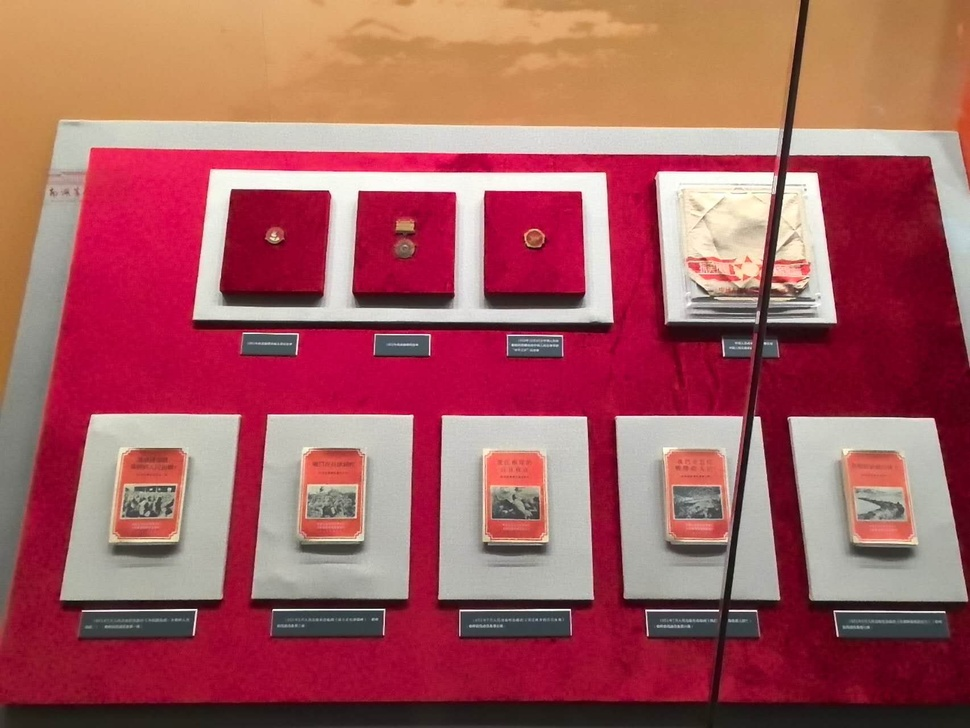
#> input picture 嘉兴实践/展品照片/img_60c5907f0e14.jpg, 970 x 728 px, shrunk from 1706 x 1280 before the run
$ python -i segmenter.py   (imports and definitions only)
#> lines starting #> are read from the running program, lines starting #| are printed output that depends on the picture
#> further down, picture is the input picture: shape (728, 970, 3); mean B, G, R 96.6, 93.4, 166.2
"""Vision→3D 测量管线 — 区域分割 (Node 2)

Felzenszwalb 自适应分割 + HSV 巴氏距离合并 + 质量评估 + 重试机制。
"""

import numpy as np
import cv2
from skimage import segmentation, measure, color


# ═══════════════════════════════════════════════════════════
# 可调参数表
# ═══════════════════════════════════════════════════════════

# 三组 Felzenszwalb 参数 (scale, sigma, min_size)
# 第一组保守、第二组激进、第三组更激进（降级路径）
FELZ_PARAMS = [
    (100.0, 0.8, 200),
    (200.0, 0.6, 100),
    (300.0, 0.5, 50),
]

# HSV 合并阈值 (Bhattacharyya distance)
BHATTA_THRESHOLD = 0.3

# 小特征保护：面积比超过此阈值不合并相邻 region
AREA_RATIO_LIMIT = 10.0

# 质量评估阈值
QUALITY_GOOD_REGION_RANGE = (3, 50)       # 合理的 region 数量
QUALITY_BODY_RATIO_MIN = 0.15             # dominant region 应占 >= 15%
QUALITY_SMALL_REGION_MAX_RATIO = 0.30     # 小 region 占比上限


# ═══════════════════════════════════════════════════════════
# HSV 巴氏距离合并
# ═══════════════════════════════════════════════════════════

def _bhattacharyya_distance(h1: np.ndarray, h2: np.ndarray) -> float:
    """Compute Bhattacharyya distance between two HSV histograms.

    Returns value in [0, inf), where 0 = identical distributions.
    """
    # Normalize histograms to probability distributions
    h1 = h1.astype(np.float64) / max(h1.sum(), 1e-10)
    h2 = h2.astype(np.float64) / max(h2.sum(), 1e-10)
    # Bhattacharyya coefficient
    bc = np.sqrt(np.clip(h1 * h2, 0, None)).sum()
    return -np.log(max(bc, 1e-10))


def _compute_hsv_hist(image: np.ndarray, mask: np.ndarray, bins: int = 32) -> np.ndarray:
    """Compute HSV histogram for a masked region."""
    hsv = cv2.cvtColor(image, cv2.COLOR_BGR2HSV)
    # Flatten masked pixels
    pixels = hsv[mask > 0]
    if len(pixels) == 0:
        return np.zeros(bins * 3)
    # Compute 1D histogram per channel (stacked)
    hist = np.concatenate([
        np.histogram(pixels[:, c], bins=bins, range=(0, 255))[0].astype(np.float64)
        for c in range(3)
    ])
    return hist


def _merge_similar_regions(
    label_map: np.ndarray,
    image: np.ndarray,
    props: list,
) -> np.ndarray:
    """Merge adjacent regions with similar HSV profiles using Bhattacharyya distance.

    Small feature protection: regions with area ratio > 10x are NOT merged
    to preserve fine details.
    """
    n_labels = label_map.max()
    if n_labels < 2:
        return label_map

    # Compute HSV histogram for each region
    histograms = {}
    for label_id, prop in props.items():
        if label_id == 0:
            continue
        mask = (label_map == label_id).astype(np.uint8)
        histograms[label_id] = _compute_hsv_hist(image, mask)

    # Compute adjacency graph manually (region_adjacency removed in recent skimage)
    # Use 4-connectivity: check rightward and downward pixel pairs
    adjacency = {i: set() for i in range(1, n_labels + 1)}
    # Check rightward neighbors
    for y in range(label_map.shape[0]):
        for x in range(label_map.shape[1] - 1):
            a, b = int(label_map[y, x]), int(label_map[y, x+1])
            if a != b and a != 0 and b != 0:
                adjacency[a].add(b)
                adjacency[b].add(a)
    # Check downward neighbors
    for y in range(label_map.shape[0] - 1):
        for x in range(label_map.shape[1]):
            a, b = int(label_map[y, x]), int(label_map[y+1, x])
            if a != b and a != 0 and b != 0:
                adjacency[a].add(b)
                adjacency[b].add(a)
    merged_map = label_map.copy()
    # Track which labels have been merged
    merged_into = {}  # child_label -> parent_label

    for i in range(1, n_labels + 1):
        if i in merged_into:
            continue
        neighbors = list(adjacency[i])  # copy to avoid set-changed-during-iteration
        for j in neighbors:
            if j in merged_into or j == i:
                continue
            if i not in props or j not in props:
                continue
            # Small feature protection
            area_i = props[i].area if i in props else 0
            area_j = props[j].area if j in props else 0
            if max(area_i, area_j) / max(min(area_i, area_j), 1) > AREA_RATIO_LIMIT:
                continue

            # Bhattacharyya distance check
            hi = histograms.get(i)
            hj = histograms.get(j)
            if hi is None or hj is None:
                continue
            dist = _bhattacharyya_distance(hi, hj)
            if dist < BHATTA_THRESHOLD:
                # Merge j into i (relabel j -> i)
                merged_map[merged_map == j] = i
                merged_into[j] = i
                # Update adjacency for the merged region
                if i in adjacency and j in adjacency:
                    adjacency[i].update(adjacency[j])

    return merged_map


def _assess_quality(label_map: np.ndarray, image_shape: tuple) -> str:
    """Evaluate segmentation quality.

    Returns:
        'good' | 'acceptable' | 'poor'
    """
    n_regions = label_map.max()
    h, w = image_shape[:2]
    total_px = h * w

    # Region count check
    if n_regions < QUALITY_GOOD_REGION_RANGE[0] or n_regions > QUALITY_GOOD_REGION_RANGE[1]:
        return 'acceptable' if n_regions < 100 else 'poor'

    # Body ratio: largest region as fraction of image
    region_sizes = [np.sum(label_map == i) for i in range(1, n_regions + 1)]
    if not region_sizes:
        return 'poor'
    body_ratio = max(region_sizes) / total_px
    if body_ratio < QUALITY_BODY_RATIO_MIN:
        return 'acceptable' if body_ratio > 0.05 else 'poor'

    # Small region ratio
    small_threshold = total_px * 0.005
    small_count = sum(1 for s in region_sizes if s < small_threshold)
    small_ratio = small_count / max(n_regions, 1)
    if small_ratio > QUALITY_SMALL_REGION_MAX_RATIO:
        return 'acceptable'

    return 'good'


# ═══════════════════════════════════════════════════════════
# 主入口
# ═══════════════════════════════════════════════════════════

def segment_image(image: np.ndarray) -> tuple[np.ndarray, str, list]:
    """Felzenszwalb 自适应分割 + HSV 合并 + 质量评估 + 重试

    Args:
        image: BGR 图像 numpy 数组

    Returns:
        (label_map, quality, region_props)
        label_map: 整数标签阵列 (0 = background, 1..N = regions)
        quality: 'good' | 'acceptable' | 'poor'
        region_props: skimage.measure.regionprops 列表
    """
    gray = cv2.cvtColor(image, cv2.COLOR_BGR2GRAY)

    best_map = None
    best_quality = None
    best_props = []

    for scale, sigma, min_size in FELZ_PARAMS:
        # Felzenszwalb segmentation
        felz_map = segmentation.felzenszwalb(
            image, scale=scale, sigma=sigma, min_size=min_size
        )
        # Normalize to consecutive integers
        felz_map = measure.label(felz_map, connectivity=1)

        # Compute region properties
        props = measure.regionprops(felz_map, intensity_image=gray)
        props_by_label = {p.label: p for p in props}

        # HSV-based merging
        merged_map = _merge_similar_regions(felz_map, image, props_by_label)
        merged_map = measure.label(merged_map, connectivity=1)

        # Assess quality
        quality = _assess_quality(merged_map, image.shape)
        merged_props = measure.regionprops(merged_map, intensity_image=gray)

        # Keep the best segmentation
        quality_order = {'good': 3, 'acceptable': 2, 'poor': 1, None: 0}
        if quality_order.get(quality, 0) > quality_order.get(best_quality, 0):
            best_map = merged_map
            best_quality = quality
            best_props = merged_props

        if best_quality == 'good':
            break  # Early exit on good quality
#> this loop made 3 passes
#> (n_labels in _merge_similar_regions, n_regions in _assess_quality, quality, best_quality) on pass 1: (710, 569, 'poor', 'poor')
#> (n_labels in _merge_similar_regions, n_regions in _assess_quality, quality) on pass 2: (805, 656, 'poor')
#> pass 1, in segment_image, `felz_map = segmentation.felzenszwalb( image, scale=scale, sigma=sigma,..`:
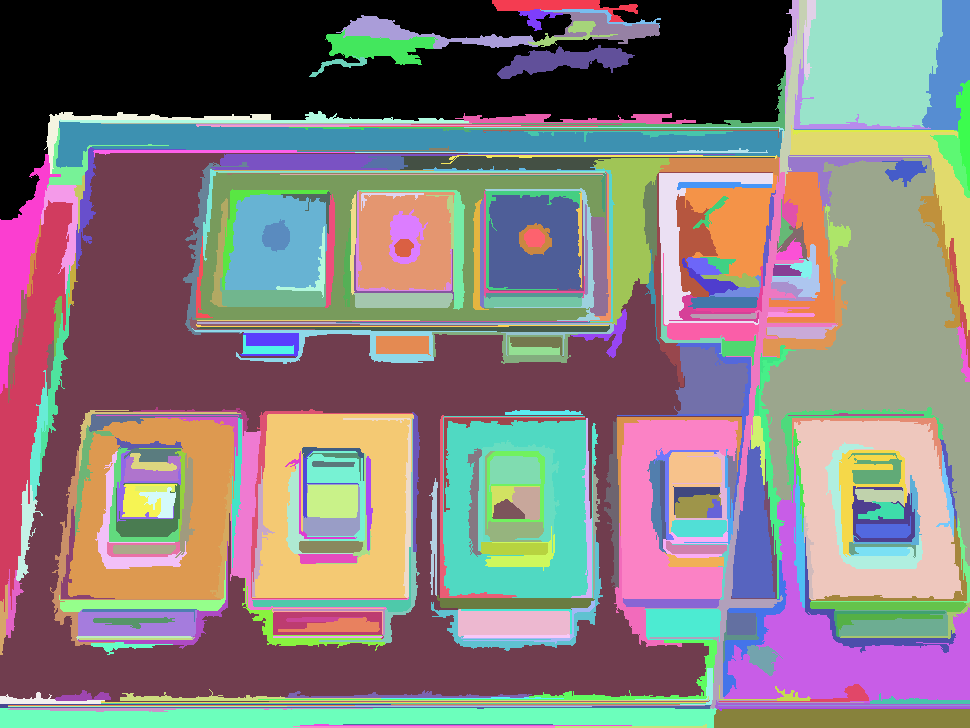
#> felz_map: shape (728, 970) int64; 341 distinct labels, from 0 to 340; one colour per label, 0 black
#> pass 1, in segment_image, `felz_map = measure.label(felz_map, connectivity=1)`:
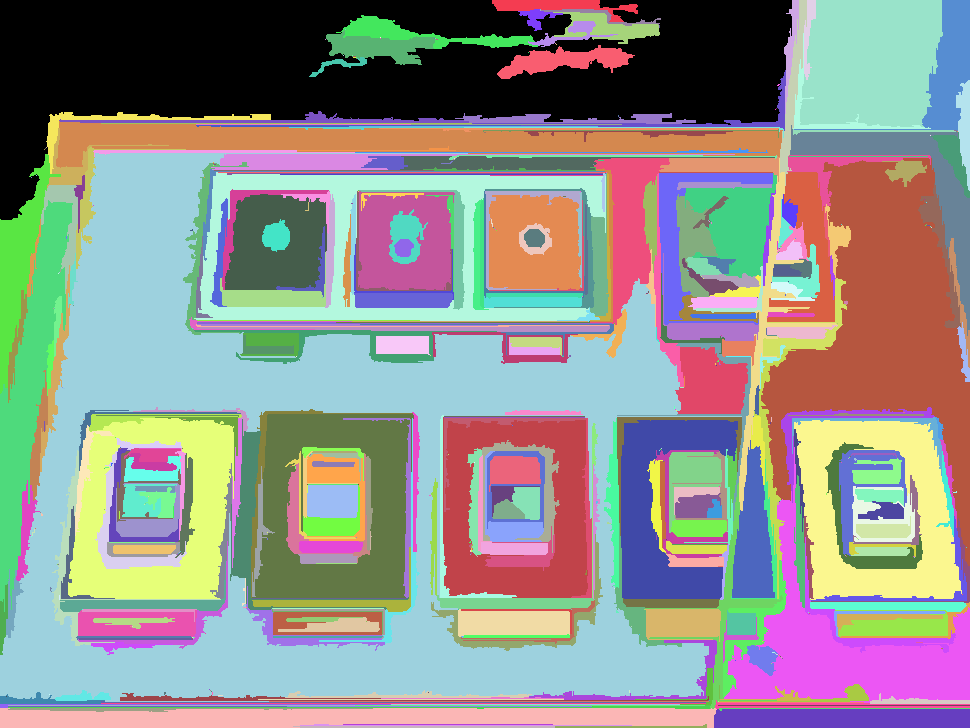
#> felz_map: shape (728, 970) int64; 711 distinct labels, from 0 to 710; one colour per label, 0 black
#> pass 1, in segment_image, `merged_map = _merge_similar_regions(felz_map, image, props_by_label)`:
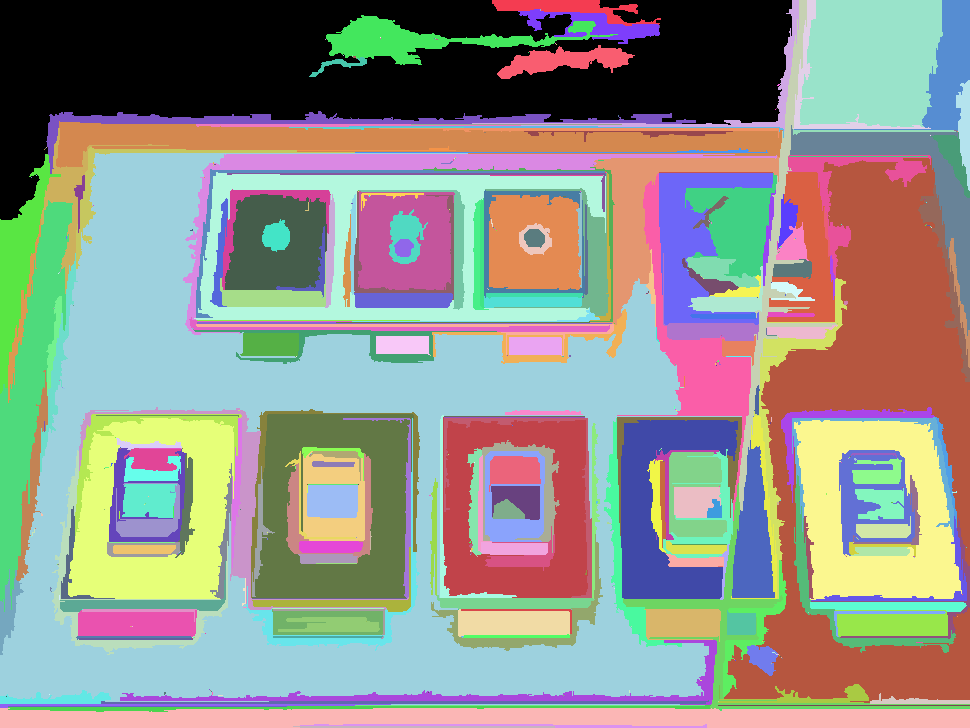
#> merged_map: shape (728, 970) int64; 570 distinct labels, from 0 to 710; one colour per label, 0 black
#> after the loop:
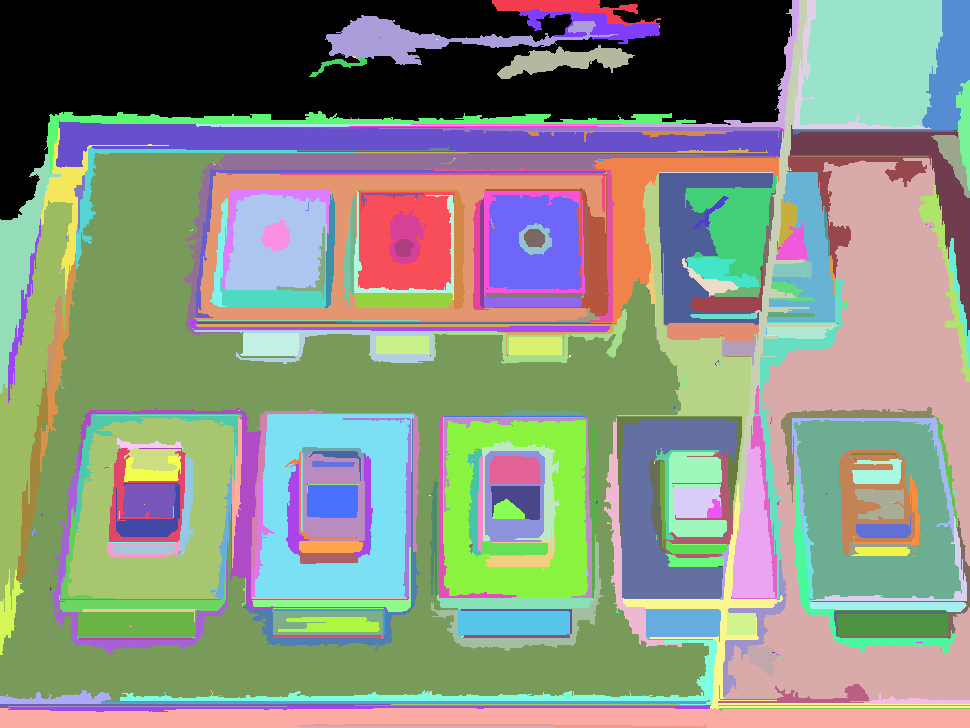
#> best_map: shape (728, 970) int64; 570 distinct labels, from 0 to 569; one colour per label, 0 black
#> after the loop:
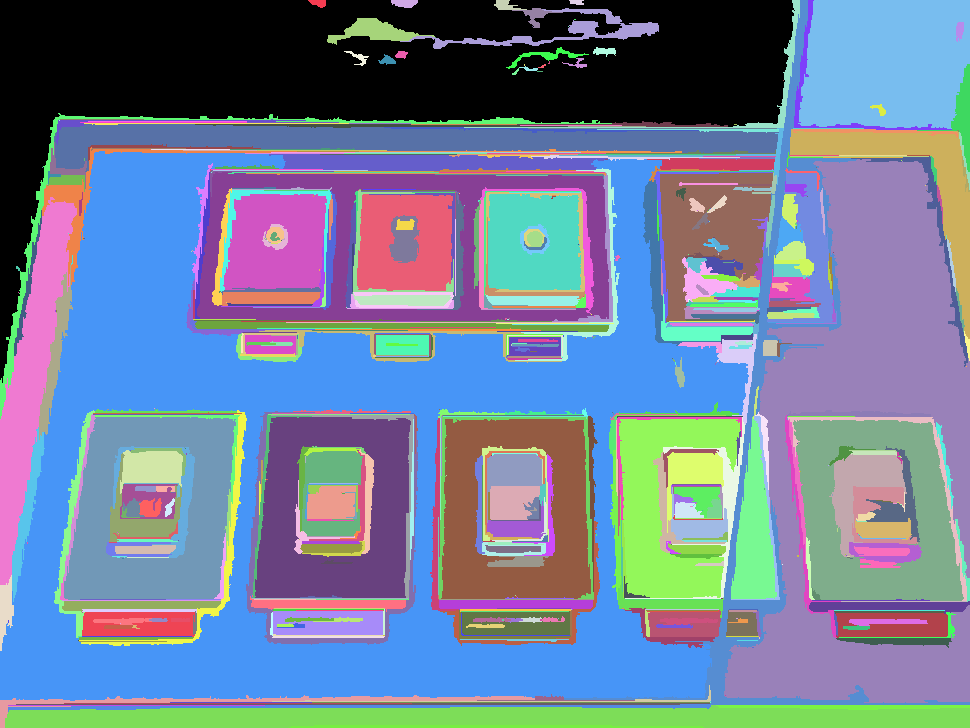
#> felz_map: shape (728, 970) int64; 809 distinct labels, from 0 to 808; one colour per label, 0 black
#> after the loop:
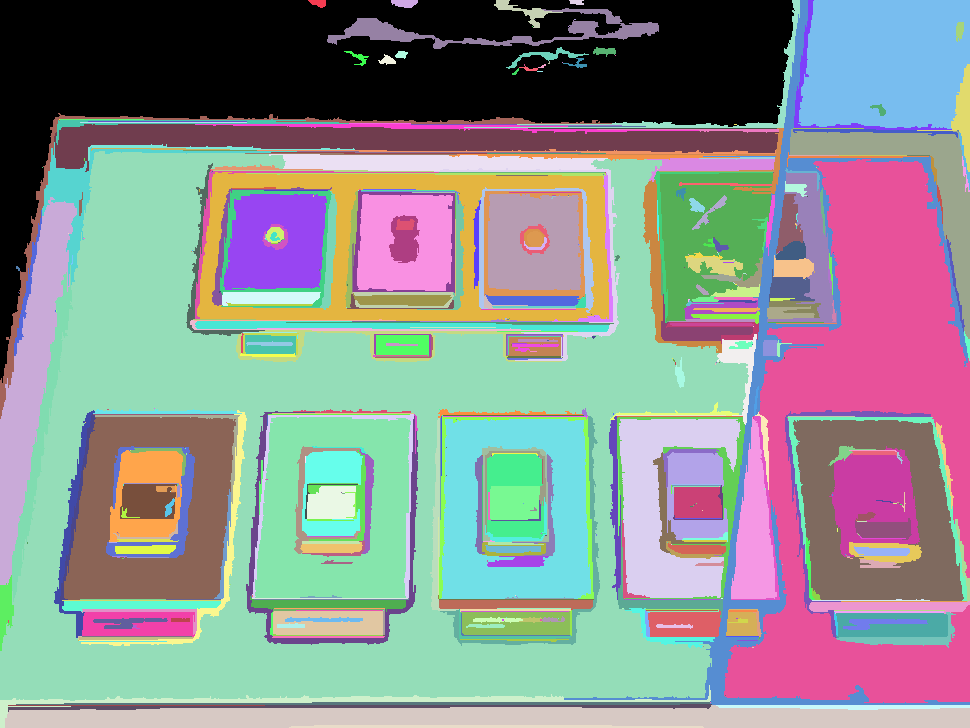
#> merged_map: shape (728, 970) int64; 683 distinct labels, from 0 to 682; one colour per label, 0 black

    return best_map, best_quality, best_props

>>> import cv2
>>> picture = cv2.imread('../../../嘉兴实践/展品照片/img_60c5907f0e14.jpg')
>>> result = segment_image(picture)
